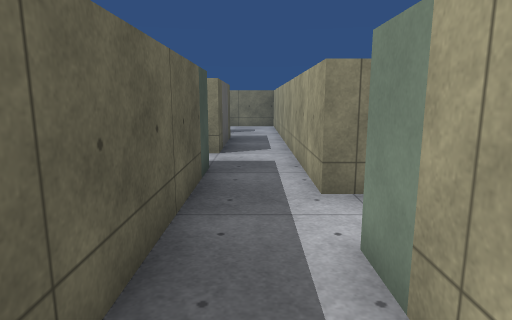
View 1 (above)

20 first-person views from a walk through a 3-D level made in the Unity game engine. The camera is 1.4 m above the floor, tilts 10° down and sees 75° across. The floor is counted in squares, 1 m on a side. Each view is taken from the middle of a square. On the plan, view 1 faces up. The plan holds only what a view shows up to about 15 squares ahead; the rest is blank. The place goes on beyond the plan. The player character is not drawn. Surface patterns are stand-ins for the level's own textures.

View 2
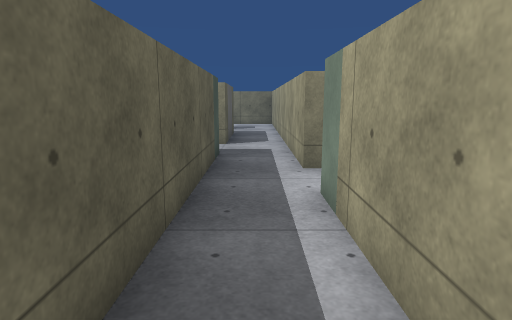

View 3
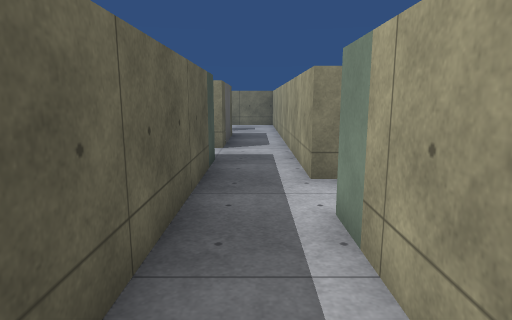

View 4
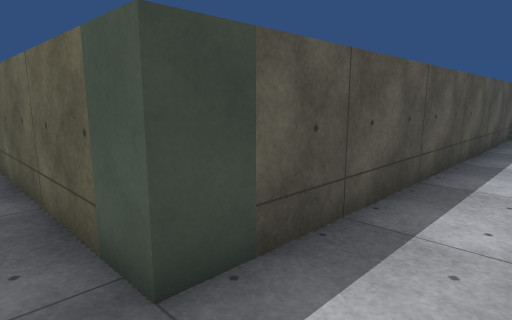

View 5
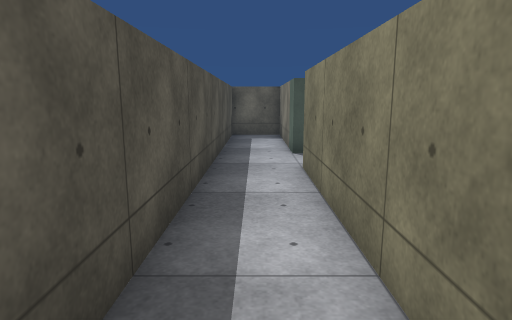

View 6
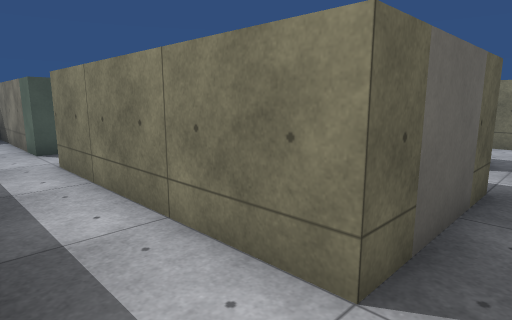

View 7
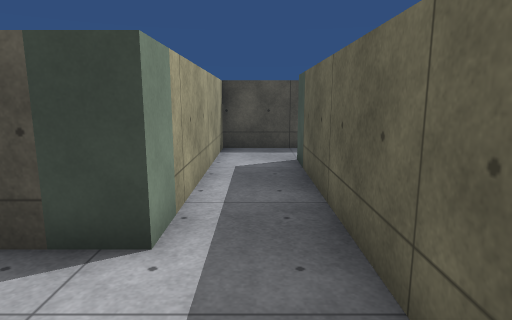

View 8
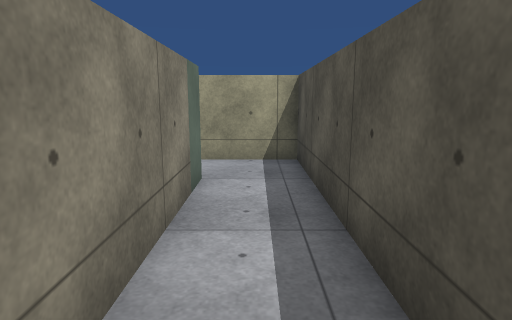

View 9
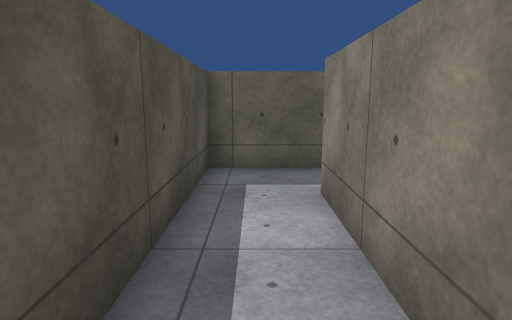

View 10
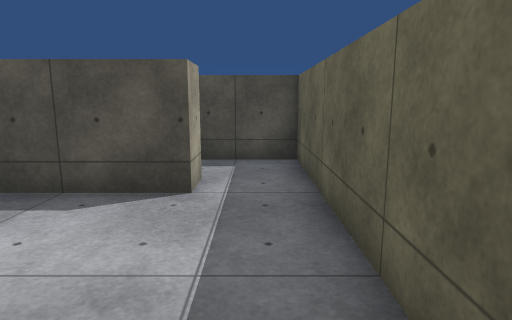

View 11
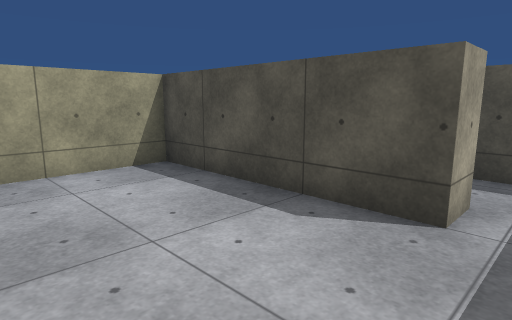

View 12
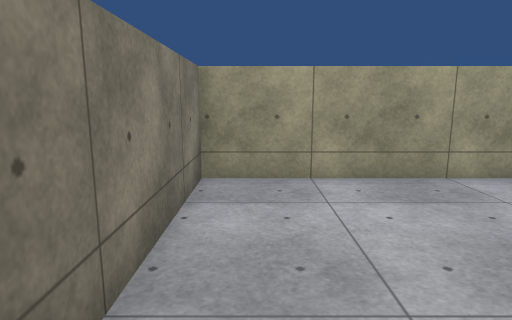

View 13
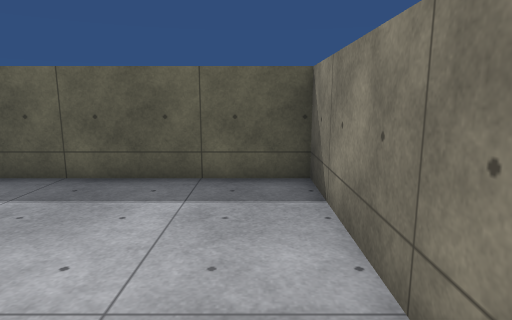

View 14
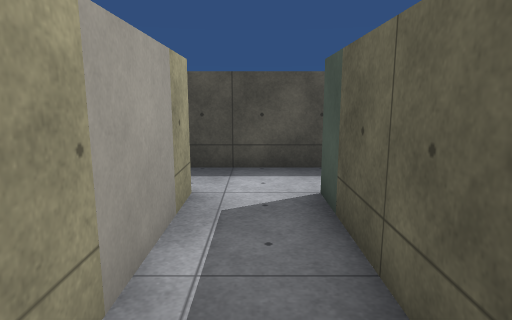

View 15
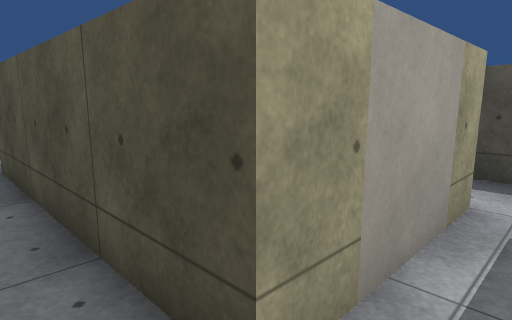

View 16
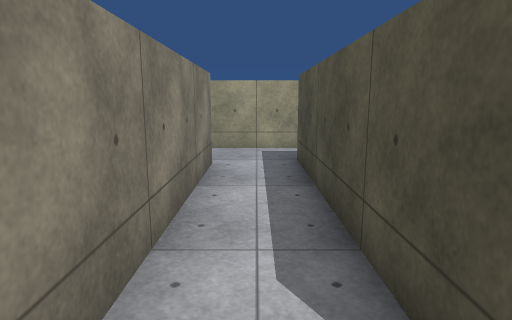

View 17
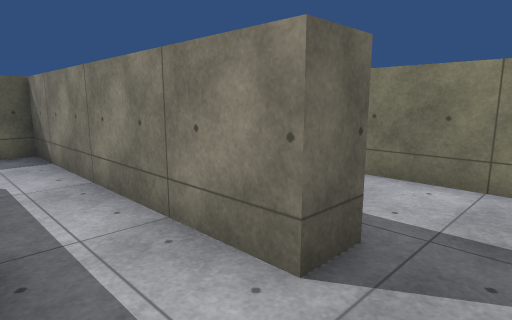

View 18
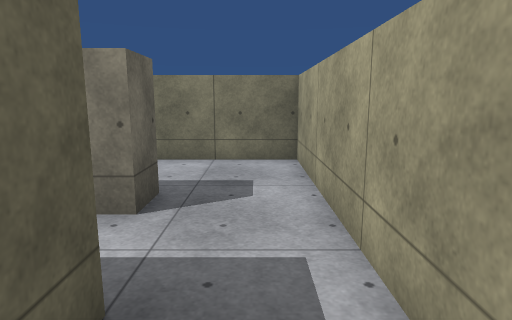

View 19
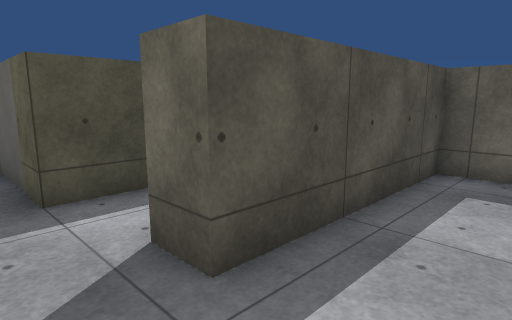

View 20
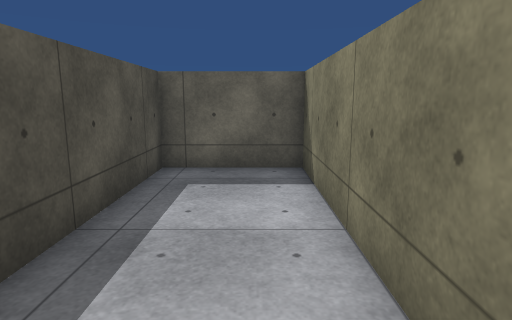

### Floor plan
Ten units are one square. View 1 is at (0, 0); x grows to the right and y downward. Boxes are objects, and circles mark ways between rooms. Rooms are numbered by the first view taken in them; rooms with no view inside come last. Other rooms are left out.
<svg viewBox="-156 -195 181 240">
<path fill="none" stroke="#000" d="M-10 -44 -10 10M18 -49 10 -49M10 15 10 -20M-20 20 -80 20 -80 10M-100 5 -100 40 10 40 10 15M-10 -61 -10 -44M-10 -101 -10 -90 -80 -90M10 -49 10 -106M-84 -70 -20 -70M-80 10 -20 10 -20 -60 -100 -60 -100 5M-15 -160 -15 -150 -100 -150 -100 -115M-80 -119 -80 -130 -10 -130 -10 -120M10 -116 10 -165M-80 -90 -80 -100M-100 -115 -100 -100M10 -106 10 -116M10 -165 10 -190 -70 -190 -70 -160 -15 -160M-109 -90 -151 -90 -151 -70 -84 -70"/>
<rect x="5" y="-35" width="10" height="10" fill="#bbb"><title>block</title></rect>
<rect x="-15" y="15" width="10" height="10" fill="#bbb"><title>block</title></rect>
<rect x="-15" y="-75" width="10" height="10" fill="#bbb"><title>block</title></rect>
<rect x="-85" y="-115" width="20" height="10" fill="#bbb"><title>block</title></rect>
<rect x="-25" y="-115" width="20" height="10" fill="#bbb"><title>block</title></rect>
<rect x="-105" y="-95" width="10" height="10" fill="#bbb"><title>block</title></rect>
<circle cx="0" cy="10" r="3" fill="#2a7"/>
<circle cx="0" cy="-40" r="3" fill="#2a7"/>
<circle cx="-90" cy="15" r="3" fill="#2a7"/>
<circle cx="0" cy="-95" r="3" fill="#2a7"/>
<circle cx="-80" cy="-80" r="3" fill="#2a7"/>
<circle cx="-90" cy="-125" r="3" fill="#2a7"/>
<circle cx="0" cy="-125" r="3" fill="#2a7"/>
<circle cx="-5" cy="-155" r="3" fill="#2a7"/>
<circle cx="-90" cy="-100" r="3" fill="#2a7"/>
<text x="0" y="-20">1</text>
<text x="-50" y="30">2</text>
<text x="-20" y="-80">3</text>
<text x="-60" y="-30">4</text>
<text x="-40" y="-140">5</text>
<text x="-50" y="-110">6</text>
<text x="-30" y="-180">7</text>
<text x="-110" y="-80">8</text>
</svg>
Room 1 opens to room 2. Room 1 opens to room 3. Room 2 opens to room 4. Room 3 opens to room 6. Room 3 opens to room 8. Room 5 opens to room 6. Room 5 opens to room 7. Room 6 opens to room 8.

Where each view was taken, in squares from view 1:
view 1: 0 up, 0 right, facing up
view 2: 2 down, 0 right, facing up
view 3: 1 down, 0 right, facing up
view 4: 9 up, 0 right, facing down-left
view 5: 8 up, 1 left, facing left
view 6: 7 up, 0 right, facing up-left
view 7: 6 up, 0 right, facing down
view 8: 3 down, 7 left, facing right
view 9: 3 down, 3 left, facing left
view 10: 4 up, 9 left, facing down
view 11: 3 up, 9 left, facing down-right
view 12: 5 up, 8 left, facing right
view 13: 5 up, 4 left, facing left
view 14: 14 up, 9 left, facing down
view 15: 14 up, 9 left, facing down-right
view 16: 14 up, 9 left, facing right
view 17: 13 up, 0 right, facing up-left
view 18: 11 up, 0 right, facing up
view 19: 18 up, 0 right, facing down-left
view 20: 18 up, 0 right, facing left
